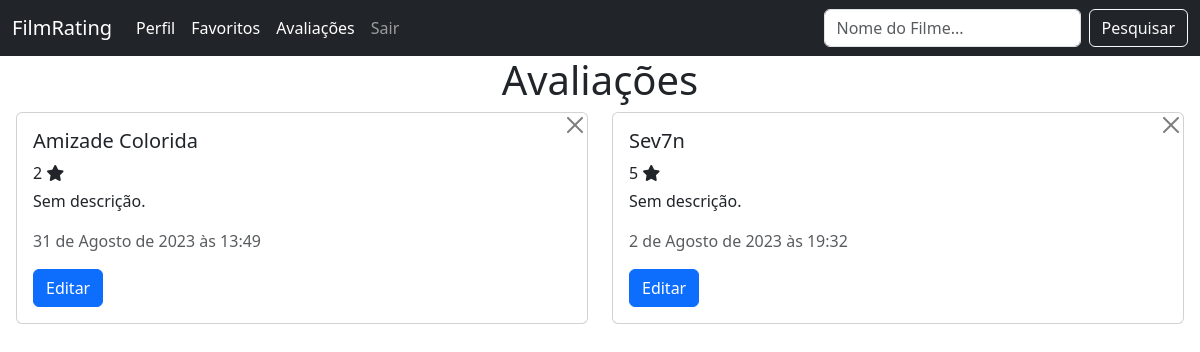
Page /rating/rated_films/?page=2 (signed in) on the earlier database version.
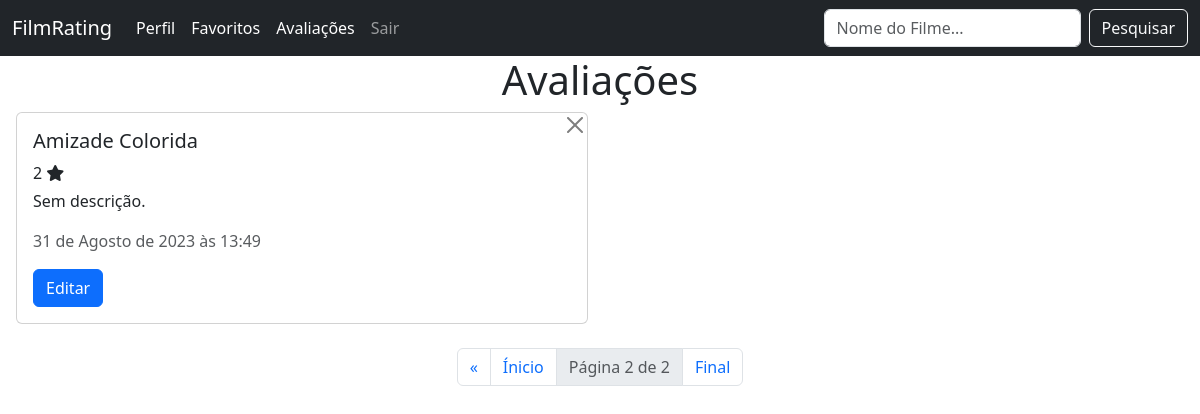
Same page on the later database version.
### filmRating/models/Rating.py (models this page shows, shortened)
class Rating(models.Model):
    user = models.ForeignKey(User, on_delete=models.CASCADE, related_name="ratings")
    film_rated = models.ForeignKey(
        Film, on_delete=models.CASCADE, related_name="ratings"
    )
    value = models.IntegerField(
        validators=[
            MaxValueValidator(5),
            MinValueValidator(0),
        ]
    )
    description = models.TextField(null=True, blank=True)
    created_at = models.DateTimeField(auto_now_add=True)
    updated_at = models.DateTimeField(auto_now=True)

### filmRating/models/Film.py (models this page shows, shortened)
class Film(models.Model):
    owner = models.ForeignKey(
        User, on_delete=models.CASCADE, related_name="films_created"
    )
    name = models.CharField(max_length=50)
    description = models.TextField(blank=True, null=True)
    img = models.ImageField(null=True, blank=True)
    category = models.ManyToManyField(Category, related_name="films_categories")
    created_at = models.DateTimeField(auto_now_add=True)
    updated_at = models.DateTimeField(auto_now=True)
    def __str__(self):
        return f"{self.name}"

### filmRating/views/RatingViews.py (the view)
@login_required
def rated_films_view(request):
    ratings = Rating.objects.filter(user=request.user).order_by("-created_at").all()
    if len(ratings) > 0:
        paginator = Paginator(ratings, 4)
        page = request.GET.get("page")
        ratings = paginator.get_page(page)
    context = {
        "ratings": ratings,
    }
    return render(request, "ratings/rated_films.html", context=context, status=200)

### filmRating/templates/ratings/rated_films.html (shortened to what this page needs)
{% extends "base.html" %}
{% block content %}
    <h1 class="text-center">Avaliações</h1>
    <div class="row ms-1 me-1 mt-2">
        {% for rating in ratings %}
            <div class="col-sm-6 mb-2">
                <div class="card">
                    <div class="card-body">
                        <a href={% url "remove-rating" rating.film_rated.id %}>
                            <button type="button"
                                    class="btn-close position-absolute top-0 end-0"
                                    aria-label="Close"></button>
                        </a>
                        <h5 class="card-title">{{ rating.film_rated | title }}</h5>
                        <p class="card-text mb-1">
                            {{ rating.value }} <i class="fa-sharp fa-solid fa-star"></i>
                        </p>
                        <p class="card-text">{{ rating.description | default:"Sem descrição." | slice:30 }}</p>
                        <p class="card-text text-muted">{{ rating.updated_at }}</p>
                        <a href="{% url "add-rating" rating.film_rated.id %}"
                           class="btn btn-primary">Editar</a>
                    </div>
                </div>
            </div>
        {% endfor %}
    </div>
    {% if ratings.paginator.num_pages > 1 %}
        <nav aria-label="Page navigation example">
            <ul class="pagination justify-content-center mt-3">
                {% if ratings.has_previous %}
                    <li class="page-item">
                        <a class="page-link"
                           href="?page={{ films.previous_page_number }}&{{ parameters }}"
                           aria-label="Previous">
                            <span aria-hidden="true">&laquo;</span>
                        </a>
                    </li>
                {% endif %}
                <li class="page-item">
                    <a class="page-link" href="?page=1">Ínicio</a>
                </li>
                <li class="page-item disabled">
                    <a class="page-link" href="">Página {{ ratings.number }} de {{ ratings.paginator.num_pages }}</a>
                </li>
                <li class="page-item">
                    <a class="page-link" href="?page={{ ratings.paginator.num_pages }}">Final</a>
                </li>
            </ul>
        </nav>
    {% endif %}
{% endblock %}

Differences in the rows shown:
removed Rating: film_rated "Sev7n", value "5", description "Sem descrição.", updated_at "2 de Agosto de 2023 às 19:32"
Other differences:
{{ ratings.number }}: (not shown) → "2"
{{ ratings.paginator.num_pages }}: (not shown) → "2"
text now shown: "« Ínicio Página de Final"
